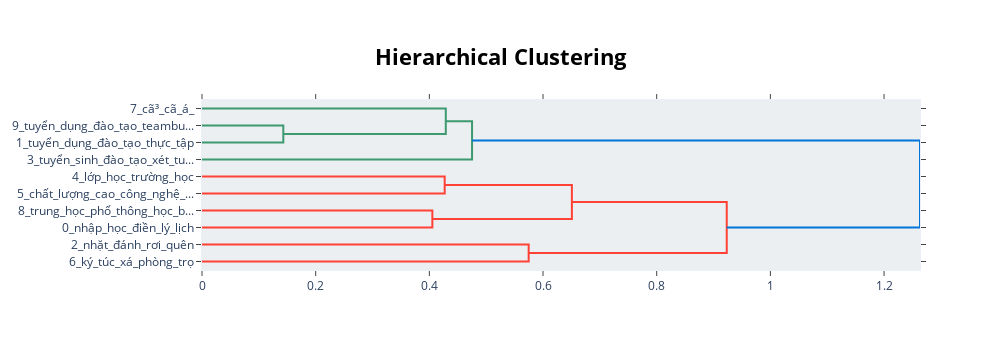

The notebook cell this image was saved under:
### Markdown cell above
Các chủ đề được tạo có thể được giảm bớt theo thứ bậc. Để hiểu cấu trúc phân cấp tiềm năng của các chủ đề, chúng ta có thể sử dụng scipy.cluster.hierarchy để tạo các cụm và trực quan hóa cách chúng liên quan với nhau. Điều này có thể giúp chọn nr_topics thích hợp khi giảm số lượng chủ đề bạn đã tạo. Để hình dung hệ thống phân cấp này, hãy chạy như sau:

### Code cell
topic_model.visualize_hierarchy()

### Figure 1 — Plotly figure (JSON) as saved in the notebook; plotly's stock layout.template omitted (floating-point values rounded to 4 significant figures)
{"data": [{"hoverinfo": "text", "marker": {"color": "rgb(61,153,112)"}, "mode": "lines", "type": "scatter", "x": [0, 0.1431, 0.1431, 0], "xaxis": "x", "y": [-15, -15, -25, -25], "yaxis": "y"}, {"hoverinfo": "text", "marker": {"color": "rgb(61,153,112)"}, "mode": "lines", "type": "scatter", "x": [0, 0.4289, 0.4289, 0.1431], "xaxis": "x", "y": [-5, -5, -20, -20], "yaxis": "y"}, {"hoverinfo": "text", "marker": {"color": "rgb(61,153,112)"}, "mode": "lines", "type": "scatter", "x": [0.4289, 0.4751, 0.4751, 0], "xaxis": "x", "y": [-12.5, -12.5, -35, -35], "yaxis": "y"}, {"hoverinfo": "text", "marker": {"color": "rgb(255,65,54)"}, "mode": "lines", "type": "scatter", "x": [0, 0.427, 0.427, 0], "xaxis": "x", "y": [-45, -45, -55, -55], "yaxis": "y"}, {"hoverinfo": "text", "marker": {"color": "rgb(255,65,54)"}, "mode": "lines", "type": "scatter", "x": [0, 0.4053, 0.4053, 0], "xaxis": "x", "y": [-65, -65, -75, -75], "yaxis": "y"}, {"hoverinfo": "text", "marker": {"color": "rgb(255,65,54)"}, "mode": "lines", "type": "scatter", "x": [0.427, 0.6508, 0.6508, 0.4053], "xaxis": "x", "y": [-50, -50, -70, -70], "yaxis": "y"}, {"hoverinfo": "text", "marker": {"color": "rgb(255,65,54)"}, "mode": "lines", "type": "scatter", "x": [0, 0.5747, 0.5747, 0], "xaxis": "x", "y": [-85, -85, -95, -95], "yaxis": "y"}, {"hoverinfo": "text", "marker": {"color": "rgb(255,65,54)"}, "mode": "lines", "type": "scatter", "x": [0.6508, 0.9232, 0.9232, 0.5747], "xaxis": "x", "y": [-60, -60, -90, -90], "yaxis": "y"}, {"hoverinfo": "text", "marker": {"color": "rgb(0,116,217)"}, "mode": "lines", "type": "scatter", "x": [0.4751, 1.263, 1.263, 0.9232], "xaxis": "x", "y": [-23.75, -23.75, -75, -75], "yaxis": "y"}], "layout": {"autosize": false, "height": 350, "hoverlabel": {"bgcolor": "white", "font": {"family": "Rockwell", "size": 16}}, "hovermode": "closest", "plot_bgcolor": "#ECEFF1", "showlegend": false, "title": {"font": {"color": "Black", "size": 22}, "text": "<b>Hierarchical Clustering</b>", "x": 0.5, "xanchor": "center", "yanchor": "top"}, "width": 1000, "xaxis": {"mirror": "allticks", "rangemode": "tozero", "showgrid": false, "showline": true, "showticklabels": true, "ticks": "outside", "type": "linear", "zeroline": false}, "yaxis": {"mirror": "allticks", "range": [-100, 0], "rangemode": "tozero", "showgrid": false, "showline": true, "showticklabels": true, "tickmode": "array", "ticks": "outside", "ticktext": ["7_cã³_cã_á_", "9_tuyển_dụng_đào_tạo_teambu...", "1_tuyển_dụng_đào_tạo_thực_tập", "3_tuyển_sinh_đào_tạo_xét_tu...", "4_lớp_học_trường_học", "5_chất_lượng_cao_công_nghệ_...", "8_trung_học_phổ_thông_học_b...", "0_nhập_học_điền_lý_lịch", "2_nhặt_đánh_rơi_quên", "6_ký_túc_xá_phòng_trọ"], "tickvals": [-5, -15, -25, -35, -45, -55, -65, -75, -85, -95], "type": "linear", "zeroline": false}}}
